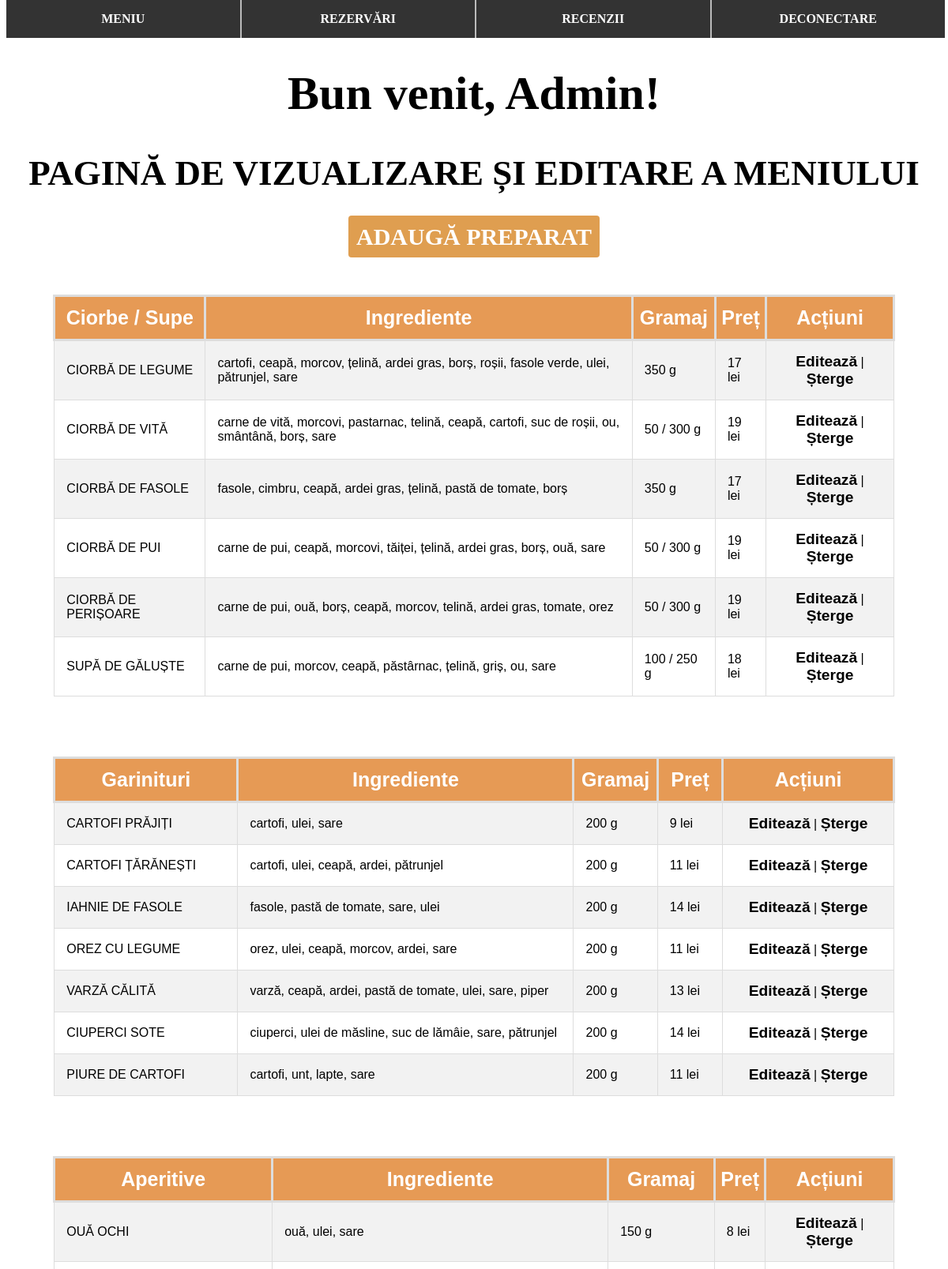
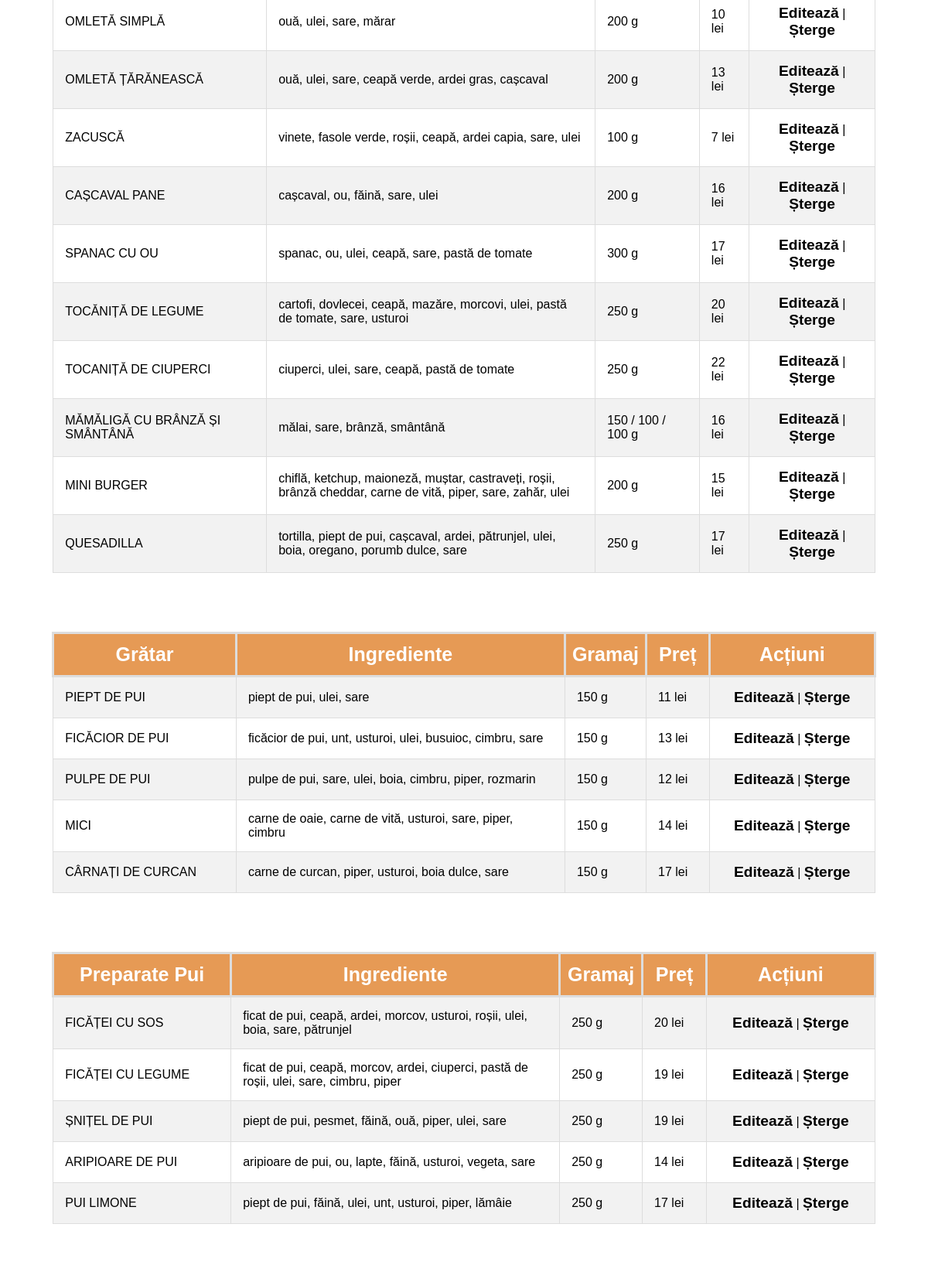
Page /Admin/meniu-mancare-admin.php (upper part) on the committed database (2 pictures, top to bottom).
### tables this page shows
CREATE TABLE IF NOT EXISTS `meniu` (
  `id_preparat` int NOT NULL AUTO_INCREMENT,
  `nume_preparat` varchar(40) NOT NULL,
  `descriere` varchar(150) NOT NULL,
  `gramaj` varchar(20) DEFAULT NULL,
  `pret` float NOT NULL,
  `categorie` set('ciorbe','garnituri','aperitive','gratar','preparate pui','salate aperitiv','salate','paste','desert') NOT NULL,
  PRIMARY KEY (`id_preparat`)
);

### Admin/meniu-mancare-admin.php (the view, shortened to what this page needs)
<?php
include '../Fisiere PHP/conectarebd.php';
echo '
	<!DOCTYPE html>
	<html>
	<head>
	  <title>
	      Meniu Mancare Admin
	  </title>
	  <link rel="stylesheet" href="style-meniu-mancare-admin.css">
      <link rel="stylesheet" href="style-meniu-navigare-admin.css">
	</head>';
echo ' <body> ';
include 'meniu-navigare-admin.php';
echo '
<br><br>
<div class = "urare">
<h1>Bun venit, Admin!</h1>
<h2>PAGINĂ DE VIZUALIZARE ȘI EDITARE A MENIULUI</h2>
<a href="adauga-preparat-admin.php" class="myButton">ADAUGĂ PREPARAT</a>
</div>
<br><br>';
$sql1 = "SELECT id_preparat, nume_preparat, descriere, gramaj, pret FROM meniu WHERE categorie='ciorbe'";
if($result = mysqli_query($conn, $sql1)){
    if(mysqli_num_rows($result) > 0){
        echo "<table class='tabel-meniu'>";
            echo "<tr>";
                echo "<th>Ciorbe / Supe</th>";
                echo "<th>Ingrediente</th>";
                echo "<th>Gramaj</th>";
                echo "<th>Preț</th>";
                echo "<th class='actiuni'>Acțiuni</th>";
            echo "</tr>";
        while($row = mysqli_fetch_array($result)){
            echo "<tr>";
                echo "<td>" . $row['nume_preparat'] . "</td>";
                echo "<td>" . $row['descriere'] . "</td>";
                echo "<td>" . $row['gramaj'] . " g" . "</td>";
                echo "<td>" . $row['pret'] . " lei" . "</td>";
                echo "
                    <td class='actiuni'>
                        <a href='edit-meniu-admin.php?id_preparat=" . $row['id_preparat'] . "' class='link-meniu'>Editează</a> |
                        <a href='delete-meniu-admin.php?id_preparat=" . $row['id_preparat'] . "' class='link-meniu'
                            onclick='return confirm(\"Sigur doriți să ștergeți acest preparat?\")'>Șterge</a>
                    </td>";
            echo "</tr>";
        }
        echo "</table>";
    } else{
        echo "Nu au fost gasite rezultate.";
    }
} else{
    echo "ERROR: Could not able to execute $sql. " . mysqli_error($link);
}
echo '<br><br>';
$sql2 = "SELECT id_preparat, nume_preparat, descriere, gramaj, pret FROM meniu WHERE categorie='garnituri'";
if($result = mysqli_query($conn, $sql2)){
    if(mysqli_num_rows($result) > 0){
        echo "<table class='tabel-meniu'>";
            echo "<tr>";
                echo "<th>Garinituri</th>";
                echo "<th class='ingrediente'>Ingrediente</th>";
                echo "<th>Gramaj</th>";
                echo "<th>Preț</th>";
                echo "<th class='actiuni'>Acțiuni</th>";
            echo "</tr>";
        while($row = mysqli_fetch_array($result)){
            echo "<tr>";
                echo "<td>" . $row['nume_preparat'] . "</td>";
                echo "<td class='ingrediente'>" . $row['descriere'] . "</td>";
                echo "<td>" . $row['gramaj'] . " g" . "</td>";
                echo "<td>" . $row['pret'] . " lei" . "</td>";
                echo "
                    <td class='actiuni'>
                        <a href='edit-meniu-admin.php?id_preparat=" . $row['id_preparat'] . "' class='link-meniu'>Editează</a> |
                        <a href='delete-meniu-admin.php?id_preparat=" . $row['id_preparat'] . "' class='link-meniu'
                            onclick='return confirm(\"Sigur doriți să ștergeți acest preparat?\")'>Șterge</a>
                    </td>";
            echo "</tr>";
        }
        echo "</table>";
    } else{
        echo "Nu au fost gasite rezultate.";
    }
} else{
    echo "ERROR: Could not able to execute $sql. " . mysqli_error($link);
}
echo '<br><br>';
$sql3 = "SELECT id_preparat, nume_preparat, descriere, gramaj, pret FROM meniu WHERE categorie='aperitive'";
if($result = mysqli_query($conn, $sql3)){
    if(mysqli_num_rows($result) > 0){
        echo "<table class='tabel-meniu'>";
            echo "<tr>";
                echo "<th>Aperitive</th>";
                echo "<th class='ingrediente'>Ingrediente</th>";
                echo "<th>Gramaj</th>";
                echo "<th>Preț</th>";
                echo "<th class='actiuni'>Acțiuni</th>";
            echo "</tr>";
        while($row = mysqli_fetch_array($result)){
            echo "<tr>";
                echo "<td>" . $row['nume_preparat'] . "</td>";
                echo "<td class='ingrediente'>" . $row['descriere'] . "</td>";
                echo "<td>" . $row['gramaj'] . " g" . "</td>";
                echo "<td>" . $row['pret'] . " lei" . "</td>";
                echo "
                    <td class='actiuni'>
                        <a href='edit-meniu-admin.php?id_preparat=" . $row['id_preparat'] . "' class='link-meniu'>Editează</a> |
                        <a href='delete-meniu-admin.php?id_preparat=" . $row['id_preparat'] . "' class='link-meniu'
                            onclick='return confirm(\"Sigur doriți să ștergeți acest preparat?\")'>Șterge</a>
                    </td>";
            echo "</tr>";
        }
        echo "</table>";
    } else{
        echo "Nu au fost gasite rezultate.";
    }
} else{
    echo "ERROR: Could not able to execute $sql. " . mysqli_error($link);
}
echo '<br><br>';
$sql4 = "SELECT id_preparat, nume_preparat, descriere, gramaj, pret FROM meniu WHERE categorie='gratar'";
if($result = mysqli_query($conn, $sql4)){
    if(mysqli_num_rows($result) > 0){
        echo "<table class='tabel-meniu'>";
            echo "<tr>";
                echo "<th>Grătar</th>";
                echo "<th class='ingrediente'>Ingrediente</th>";
                echo "<th>Gramaj</th>";
                echo "<th>Preț</th>";
                echo "<th class='actiuni'>Acțiuni</th>";
            echo "</tr>";
        while($row = mysqli_fetch_array($result)){
            echo "<tr>";
                echo "<td>" . $row['nume_preparat'] . "</td>";
                echo "<td class='ingrediente'>" . $row['descriere'] . "</td>";
                echo "<td>" . $row['gramaj'] . " g" . "</td>";
                echo "<td>" . $row['pret'] . " lei" . "</td>";
                echo "
                    <td class='actiuni'>
                        <a href='edit-meniu-admin.php?id_preparat=" . $row['id_preparat'] . "' class='link-meniu'>Editează</a> |
                        <a href='delete-meniu-admin.php?id_preparat=" . $row['id_preparat'] . "' class='link-meniu'
                            onclick='return confirm(\"Sigur doriți să ștergeți acest preparat?\")'>Șterge</a>
                    </td>";
            echo "</tr>";
        }
        echo "</table>";
    } else{
        echo "Nu au fost gasite rezultate.";
    }
} else{
    echo "ERROR: Could not able to execute $sql. " . mysqli_error($link);
}
echo '<br><br>';
$sql5 = "SELECT id_preparat, nume_preparat, descriere, gramaj, pret FROM meniu WHERE categorie='preparate pui'";
if($result = mysqli_query($conn, $sql5)){
    if(mysqli_num_rows($result) > 0){
        echo "<table class='tabel-meniu'>";
            echo "<tr>";
                echo "<th>Preparate Pui</th>";
                echo "<th class='ingrediente'>Ingrediente</th>";
                echo "<th>Gramaj</th>";
                echo "<th>Preț</th>";
                echo "<th class='actiuni'>Acțiuni</th>";
            echo "</tr>";
        while($row = mysqli_fetch_array($result)){
            echo "<tr>";
                echo "<td>" . $row['nume_preparat'] . "</td>";
                echo "<td class='ingrediente'>" . $row['descriere'] . "</td>";
                echo "<td>" . $row['gramaj'] . " g" . "</td>";
                echo "<td>" . $row['pret'] . " lei" . "</td>";
                echo "
                    <td class='actiuni'>
                        <a href='edit-meniu-admin.php?id_preparat=" . $row['id_preparat'] . "' class='link-meniu'>Editează</a> |
                        <a href='delete-meniu-admin.php?id_preparat=" . $row['id_preparat'] . "' class='link-meniu'
                            onclick='return confirm(\"Sigur doriți să ștergeți acest preparat?\")'>Șterge</a>
                    </td>";
            echo "</tr>";
        }
        echo "</table>";
    } else{
        echo "Nu au fost gasite rezultate.";
    }
} else{
    echo "ERROR: Could not able to execute $sql. " . mysqli_error($link);
}
echo '<br><br>';
echo '<br><br>';
echo '<br><br>';
echo '<br><br>';
echo '<br><br><br>
</body>
</html>';
?>

### Admin/style-meniu-mancare-admin.css (style rules this page uses)
.urare { text-align: center; font-size: 30px; }
.urare .myButton { background: #DF9E50; color: white; border: none; padding: 10px; width: 100%; border-radius: 4px; cursor: pointer; font-weight: bold; font-size: 30px; text-decoration: none; }
.tabel-meniu { font-family: Arial, Helvetica, sans-serif; border-collapse: collapse; width: 90%; margin: 20px auto; }
.tabel-meniu td, .tabel-meniu th { border: 1px solid #ddd; padding: 15px; }
.tabel-meniu tr:nth-child(even) { background-color: #f2f2f2; }
.tabel-meniu th { padding: 12px 0px 12px; font-size: 25px; text-align: center; background-color: #E69A55; color: white; border: 3px solid #ddd; }
.link-meniu { text-decoration: none; font-weight: bold; font-size: 1.2em; color: black; }
.actiuni { align-items: center; text-align: center; }
.ingrediente { width: 40%; }

### rows in the picture
meniu: nume_preparat "CIORBĂ DE LEGUME", descriere "cartofi, ceapă, morcov, țelină, ardei gras, borș, roșii, fasole verde, ulei, pătrunjel, sare", gramaj "350", pret "17"
meniu: nume_preparat "CIORBĂ DE VITĂ", descriere "carne de vită, morcovi, pastarnac, telină, ceapă, cartofi, suc de roșii, ou, smântână, borș, sare", gramaj "50 / 300", pret "19"
meniu: nume_preparat "CIORBĂ DE FASOLE", descriere "fasole, cimbru, ceapă, ardei gras, țelină, pastă de tomate, borș", gramaj "350", pret "17"
meniu: nume_preparat "CIORBĂ DE PUI", descriere "carne de pui, ceapă, morcovi, tăiței, țelină, ardei gras, borș, ouă, sare", gramaj "50 / 300", pret "19"
meniu: nume_preparat "CIORBĂ DE PERIȘOARE", descriere "carne de pui, ouă, borș, ceapă, morcov, telină, ardei gras, tomate, orez", gramaj "50 / 300", pret "19"
meniu: nume_preparat "SUPĂ DE GĂLUȘTE", descriere "carne de pui, morcov, ceapă, păstârnac, țelină, griș, ou, sare", gramaj "100 / 250", pret "18"
meniu: nume_preparat "CARTOFI PRĂJIȚI", descriere "cartofi, ulei, sare", gramaj "200", pret "9"
meniu: nume_preparat "CARTOFI ȚĂRĂNEȘTI", descriere "cartofi, ulei, ceapă, ardei, pătrunjel", gramaj "200", pret "11"
meniu: nume_preparat "IAHNIE DE FASOLE", descriere "fasole, pastă de tomate, sare, ulei", gramaj "200", pret "14"
meniu: nume_preparat "OREZ CU LEGUME", descriere "orez, ulei, ceapă, morcov, ardei, sare", gramaj "200", pret "11"
meniu: nume_preparat "VARZĂ CĂLITĂ", descriere "varză, ceapă, ardei, pastă de tomate, ulei, sare, piper", gramaj "200", pret "13"
meniu: nume_preparat "CIUPERCI SOTE", descriere "ciuperci, ulei de măsline, suc de lămâie, sare, pătrunjel", gramaj "200", pret "14"
meniu: nume_preparat "PIURE DE CARTOFI", descriere "cartofi, unt, lapte, sare", gramaj "200", pret "11"
meniu: nume_preparat "OUĂ OCHI", descriere "ouă, ulei, sare", gramaj "150", pret "8"
meniu: nume_preparat "OMLETĂ SIMPLĂ", descriere "ouă, ulei, sare, mărar", gramaj "200", pret "10"
meniu: nume_preparat "OMLETĂ ȚĂRĂNEASCĂ", descriere "ouă, ulei, sare, ceapă verde, ardei gras, cașcaval", gramaj "200", pret "13"
meniu: nume_preparat "ZACUSCĂ", descriere "vinete, fasole verde, roșii, ceapă, ardei capia, sare, ulei", gramaj "100", pret "7"
meniu: nume_preparat "CAȘCAVAL PANE", descriere "cașcaval, ou, făină, sare, ulei", gramaj "200", pret "16"
meniu: nume_preparat "SPANAC CU OU", descriere "spanac, ou, ulei, ceapă, sare, pastă de tomate", gramaj "300", pret "17"
meniu: nume_preparat "TOCĂNIȚĂ DE LEGUME", descriere "cartofi, dovlecei, ceapă, mazăre, morcovi, ulei, pastă de tomate, sare, usturoi", gramaj "250", pret "20"
meniu: nume_preparat "TOCANIȚĂ DE CIUPERCI", descriere "ciuperci, ulei, sare, ceapă, pastă de tomate", gramaj "250", pret "22"
meniu: nume_preparat "MĂMĂLIGĂ CU BRÂNZĂ ȘI SMÂNTÂNĂ", descriere "mălai, sare, brânză, smântână", gramaj "150 / 100 / 100", pret "16"
meniu: nume_preparat "MINI BURGER", descriere "chiflă, ketchup, maioneză, muștar, castraveți, roșii, brânză cheddar, carne de vită, piper, sare, zahăr, ulei", gramaj "200", pret "15"
meniu: nume_preparat "QUESADILLA", descriere "tortilla, piept de pui, cașcaval, ardei, pătrunjel, ulei, boia, oregano, porumb dulce, sare", gramaj "250", pret "17"
meniu: nume_preparat "PIEPT DE PUI", descriere "piept de pui, ulei, sare", gramaj "150", pret "11"
meniu: nume_preparat "FICĂCIOR DE PUI", descriere "ficăcior de pui, unt, usturoi, ulei, busuioc, cimbru, sare", gramaj "150", pret "13"
meniu: nume_preparat "PULPE DE PUI", descriere "pulpe de pui, sare, ulei, boia, cimbru, piper, rozmarin", gramaj "150", pret "12"
meniu: nume_preparat "MICI", descriere "carne de oaie, carne de vită, usturoi, sare, piper, cimbru", gramaj "150", pret "14"
meniu: nume_preparat "CÂRNAȚI DE CURCAN", descriere "carne de curcan, piper, usturoi, boia dulce, sare", gramaj "150", pret "17"
meniu: nume_preparat "FICĂȚEI CU SOS", descriere "ficat de pui, ceapă, ardei, morcov, usturoi, roșii, ulei, boia, sare, pătrunjel", gramaj "250", pret "20"
meniu: nume_preparat "FICĂȚEI CU LEGUME", descriere "ficat de pui, ceapă, morcov, ardei, ciuperci, pastă de roșii, ulei, sare, cimbru, piper", gramaj "250", pret "19"
meniu: nume_preparat "ȘNIȚEL DE PUI", descriere "piept de pui, pesmet, făină, ouă, piper, ulei, sare", gramaj "250", pret "19"
meniu: nume_preparat "ARIPIOARE DE PUI", descriere "aripioare de pui, ou, lapte, făină, usturoi, vegeta, sare", gramaj "250", pret "14"
meniu: nume_preparat "PUI LIMONE", descriere "piept de pui, făină, ulei, unt, usturoi, piper, lămâie", gramaj "250", pret "17"
